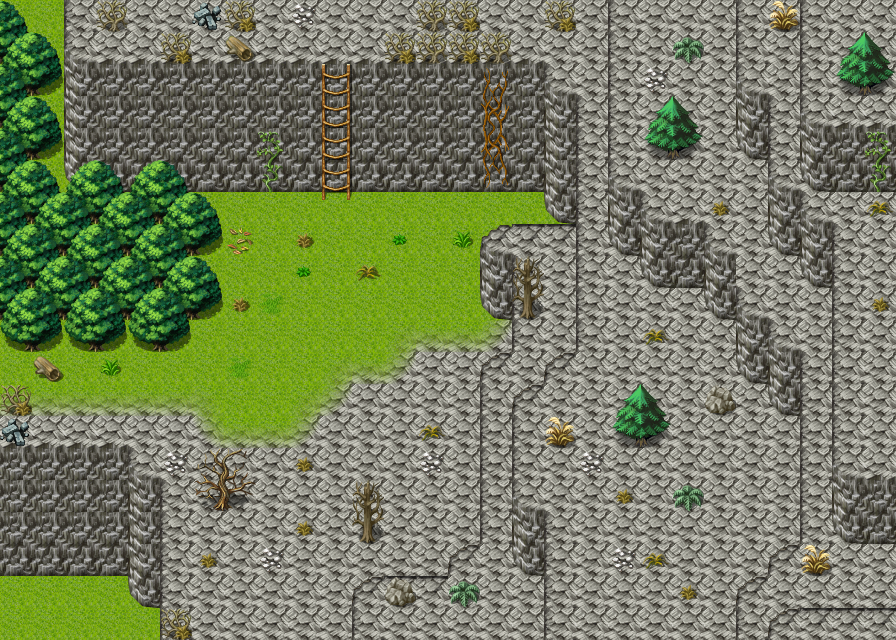

A level layout from a 2D game, rendered from its tile map. Below: a short description, then the map file with tile-grid data replaced by summaries:
An orthogonal 28x20 tile map with 32x32 px tiles, 3 tile layers (Ground, Objects, Above), 1 hidden layer not drawn, 14 tilesets and 4 objects (2x mapchange, 2x spawn).

<map version="1.0" orientation="orthogonal" width="28" height="20" tilewidth="32" tileheight="32">
    <properties>
        <property name="outdoors" value="1" />
    </properties>
    <tileset firstgid="1" name="map_6" tilewidth="32" tileheight="32">
        <image source="../drawable/map_6.png" />
    </tileset>
    <tileset firstgid="65" name="map_3" tilewidth="32" tileheight="32">
        <image source="../drawable/map_3.png" />
    </tileset>
    <tileset firstgid="129" name="map_4" tilewidth="32" tileheight="32">
        <image source="../drawable/map_4.png" />
    </tileset>
    <tileset firstgid="193" name="map_17" tilewidth="32" tileheight="32">
        <image source="../drawable/map_17.png" />
    </tileset>
    <tileset firstgid="257" name="map_19" tilewidth="32" tileheight="32">
        <image source="../drawable/map_19.png" />
    </tileset>
    <tileset firstgid="321" name="map_16" tilewidth="32" tileheight="32">
        <image source="../drawable/map_16.png" />
    </tileset>
    <tileset firstgid="385" name="map_8" tilewidth="32" tileheight="32">
        <image source="../drawable/map_8.png" />
    </tileset>
    <tileset firstgid="449" name="map_5" tilewidth="32" tileheight="32">
        <image source="../drawable/map_5.png" />
    </tileset>
    <tileset firstgid="513" name="map_21" tilewidth="32" tileheight="32">
        <image source="../drawable/map_21.png" />
    </tileset>
    <tileset firstgid="577" name="map_9" tilewidth="32" tileheight="32">
        <image source="../drawable/map_9.png" />
    </tileset>
    <tileset firstgid="641" name="map_22" tilewidth="32" tileheight="32">
        <image source="../drawable/map_22.png" />
    </tileset>
    <tileset firstgid="705" name="map_1" tilewidth="32" tileheight="32">
        <image source="../drawable/map_1.png" />
    </tileset>
    <tileset firstgid="769" name="map_7" tilewidth="32" tileheight="32">
        <image source="../drawable/map_7.png" />
    </tileset>
    <tileset firstgid="833" name="map_2" tilewidth="32" tileheight="32">
        <image source="../drawable/map_2.png" />
    </tileset>
    <layer name="Ground" width="28" height="20">
        <data>[560 cells, 559 non-empty, 9 distinct tile ids]</data>
    </layer>
    <layer name="Objects" width="28" height="20">
        <data>[560 cells, 243 non-empty, 44 distinct tile ids]</data>
    </layer>
    <layer name="Above" width="28" height="20">
        <data>[560 cells, 43 non-empty, 21 distinct tile ids]</data>
    </layer>
    <layer name="Walkable" width="28" height="20" visible="0">
        <data>[560 cells, 413 non-empty, 1 distinct tile ids]</data>
    </layer>
    <objectgroup name="Mapevents">
        <object name="south" type="mapchange" x="192" y="608" width="160" height="32">
            <properties>
                <property name="map" value="waytolake7" />
                <property name="place" value="north" />
            </properties>
        </object>
        <object name="north" type="mapchange" x="256" y="0" width="160" height="32">
            <properties>
                <property name="map" value="waytolake9" />
                <property name="place" value="south" />
            </properties>
        </object>
    </objectgroup>
    <objectgroup name="Spawn">
        <object name="scaradon_3" type="spawn" x="32" y="192" width="512" height="224">
            <properties>
                <property name="quantity" value="6" />
                <property name="spawngroup" value="scaradon_3" />
            </properties>
        </object>
        <object name="scaradon_2" type="spawn" x="160" y="352" width="320" height="256">
            <properties>
                <property name="quantity" value="4" />
                <property name="spawngroup" value="scaradon_2" />
            </properties>
        </object>
    </objectgroup>
    <objectgroup name="Keys" />
</map>
